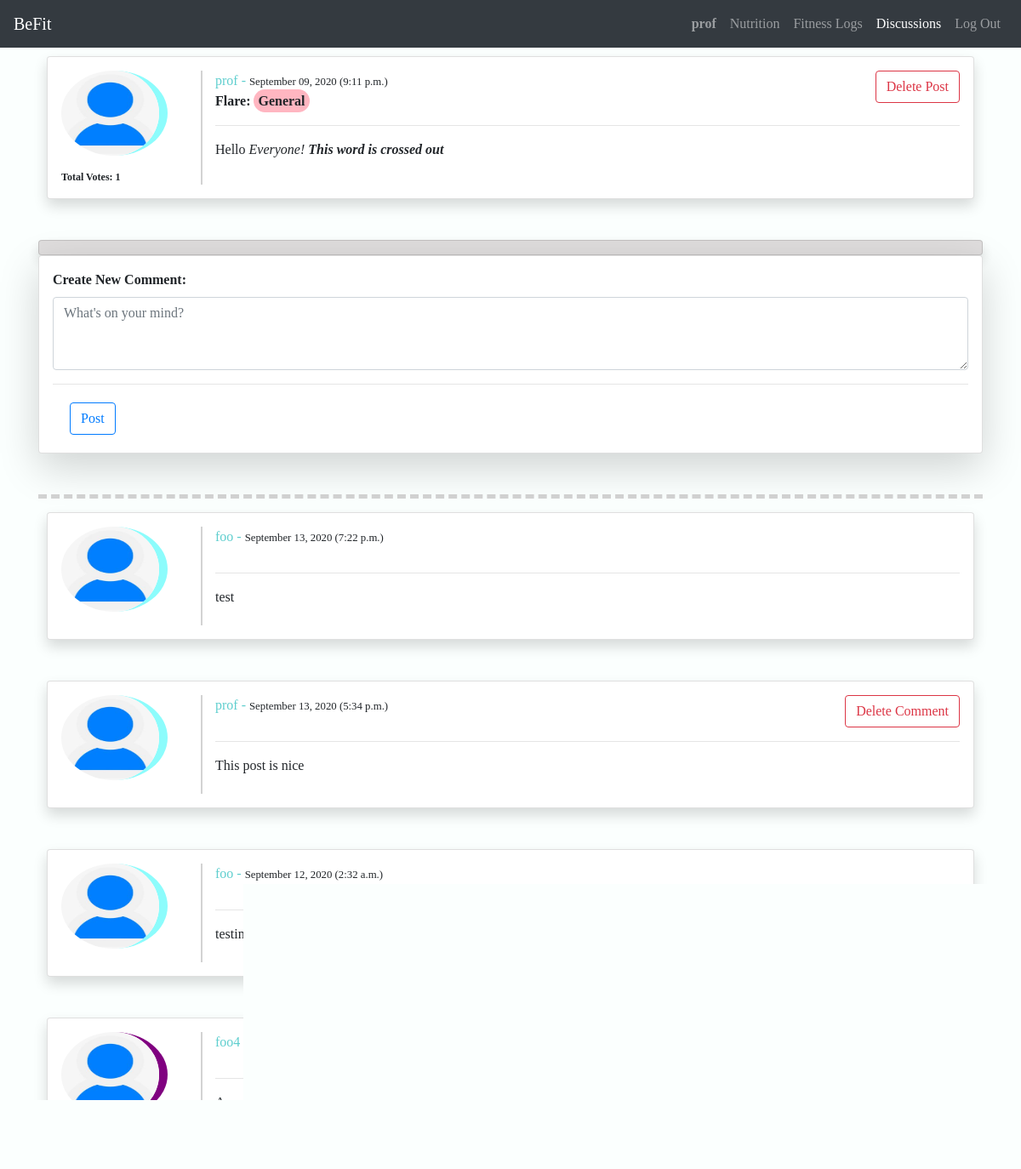
The app's page /spec_post/9 (signed in) with its own data.
### final_project/models.py (models this page shows, shortened)
class User(AbstractUser):
    pic = models.ImageField(default='default.jpg', upload_to='profile_pics')
    height = models.IntegerField(default=120, validators=[MaxValueValidator(250), MinValueValidator(120)], help_text='Value must be in CM, between 120-250cm')
    weight = models.IntegerField(default=30, validators=[MaxValueValidator(400), MinValueValidator(30)], help_text='Value must be in Kg, between 30-400kg')
    age = models.IntegerField(default=18, validators=[MaxValueValidator(80), MinValueValidator(13)], help_text='Must be between 13-80 years old')
    cv = models.URLField(max_length=120, blank=True)
    special_user = models.BooleanField(default=False)
    professional = models.BooleanField(default=False)

class Posts(models.Model):
    author = models.ForeignKey(User, on_delete=models.CASCADE)
    content = models.TextField()
    date = models.DateTimeField(default=timezone.now)
    flare = models.CharField(max_length=30, default='General')
    video_url = models.URLField(max_length=300, blank=True)
    likes = models.IntegerField(default=0)
    comment_count = models.IntegerField(default=0)

class Comments(models.Model):
    post = models.ForeignKey('Posts', on_delete=models.CASCADE)
    commenter = models.ForeignKey('User', on_delete=models.CASCADE)
    comment = models.TextField()
    date = models.DateTimeField(default=timezone.now)

### final_project/views.py (the view)
# urls.py: path("spec_post/<id>", views.spec_post, name="spec_post"),
def spec_post(request, id):
    post = Posts.objects.get(pk=id)
    spec_posts = Comments.objects.filter(post=post).all().order_by('-date')
    comments_exist = Comments.objects.filter(post=post).exists()
    context = {
        'post':post,
        'spec_posts':spec_posts,
        'comments_exist':comments_exist
    }
    return render(request, "final_project/spec_post.html", context)

### final_project/templates/final_project/spec_post.html (shortened to what this page needs)
{% extends "final_project/layout.html" %}
{% load static %}
{% block body %}
    <div class="container">
        <div id="post-card-{{ post.pk }}" class="card-main" style="margin: 10px;">
            <div class="card shadow p-3 mb-5 bg-white rounded" style="padding: 1rem;">
                <div class="row">
                    <div class="col-lg-2 col-md-3 col-sm-4 col-4" style="border-right: 2px solid lightgrey;">
                        {% if post.author.special_user %}
                            <img rel='tooltip' data-placement="top" title="Special User" class="rounded-circle post-img" src="{{ post.author.pic.url }}" style="border-right: 10px solid purple;">
                        {% elif post.author.professional %}
                            <img rel='tooltip' data-placement="top" title="Professional User" class="rounded-circle post-img" src="{{ post.author.pic.url }}" style="border-right: 10px solid rgb(140, 252, 252);">
                        {% else %}
                            <img rel='tooltip' data-placement="top" title="Normal User" class="rounded-circle post-img" src="{{ post.author.pic.url }}" style="border-right: 10px solid lightgrey;">
                        {% endif %}
                        <strong><p id='vote_count-{{ post.pk }}' class="tot_likes" style="margin: 0;">Total Votes: {{ post.likes }}</p></strong>
                    </div>
                    <div class="col-lg-10 col-md-9 col-sm-8 col-8">
                        <div class="post-data">
                            <div style="font-size: medium;">
                                <span style="color: rgb(94, 206, 206);">{{ post.author }} - </span>
                                <small>{{ post.date|date:'F d, Y (P)' }}</small>
                                {% if request.user == post.author %}
                                    <small id="delete-{{ post.pk }}" class="btn btn-outline-danger delete_btn float-right" data-id="{{ post.pk }}">Delete Post</small>
                                {% endif %}
                                <strong><br>Flare: <span style="background-color: lightpink; padding: 5px; border-radius: 20px;">{{ post.flare }}</span><br></strong>
                            </div>
                            <hr>
                            <p id="post-{{ post.pk }}" class="post-content">{{ post.content|safe }}</p>
                        </div>
                    </div>
                </div>
            </div>
        </div>
        <h2 class="card shadow p-2 rounded" style="text-align: center; font-style: italic; margin: 0; background-color: rgb(223, 221, 221);"></h2>
        {% if user.is_authenticated %}
            <form method="POST" action="{% url 'create_comment' request.user.username %}">
                <div class="card shadow-lg p-3 mb-5 bg-white rounded" style="padding: 1rem;">
                    <strong><label for="post-text-id">Create New Comment:</label></strong>
                    <textarea class="form-control" placeholder="What's on your mind?" rows="3" id="post-text-id" name="comment"></textarea>
                    <hr>
                    <div class="row" style="margin: 5px;">
                        <div class="col-1">
                            <button type="submit" class="btn btn-outline-primary">Post</button>
                        </div>
                    </div>
                </div>
            </form>
        {% endif %}
        {% for spec_post in spec_posts %}
            <div id="comment-card-{{spec_post.pk}}" class="card-main" style="margin: 10px;">
                <div class="card shadow p-3 mb-5 bg-white rounded" style="padding: 1rem;">
                    <div class="row">
                        <div class="col-lg-2 col-md-3 col-sm-4 col-4" style="border-right: 2px solid lightgrey;">
                            {% if spec_post.commenter.special_user %}
                                <img rel='tooltip' data-placement="top" title="Special User" class="rounded-circle post-img" src="{{ spec_post.post.author.pic.url }}" style="border-right: 10px solid purple;">
                            {% elif spec_post.commenter.professional %}
                                <img rel='tooltip' data-placement="top" title="Professional User" class="rounded-circle post-img" src="{{ spec_post.post.author.pic.url }}" style="border-right: 10px solid rgb(140, 252, 252);">
                            {% else %}
                                <img rel='tooltip' data-placement="top" title="Normal User" class="rounded-circle post-img" src="{{ spec_post.post.author.pic.url }}" style="border-right: 10px solid lightgrey;">
                            {% endif %}
                        </div>
                        <div class="col-lg-10 col-md-9 col-sm-8 col-8">
                            <div class="post-data">
                                <div style="font-size: medium;">
                                    <span style="color: rgb(94, 206, 206);">{{ spec_post.commenter }} - </span>
                                    <small>{{ spec_post.date|date:'F d, Y (P)' }}</small>
                                    {% if request.user == spec_post.commenter %}
                                        <small id="delete-{{ post.pk }}" class="btn btn-outline-danger delete_btn float-right" data-id="{{ spec_post.pk }}">Delete Comment</small>
                                    {% endif %}
                                </div>
                                <hr style="margin-top: 30px;">
                                <p class="post-content">{{ spec_post.comment }}</p>
                            </div>
                        </div>
                    </div>
                </div>
            </div>
        {% endfor %}
    </div>
{% endblock %}

### final_project/templates/final_project/layout.html (shortened to what this page needs)
{% load static %}
<!DOCTYPE html>
<html lang="en">
    <head>
        <link rel="stylesheet" href="https://stackpath.bootstrapcdn.com/bootstrap/4.4.1/css/bootstrap.min.css">
        <link href="{% static 'final_project/layoutt.css' %}" rel="stylesheet">
        <link rel="stylesheet" href="https://cdnjs.cloudflare.com/ajax/libs/animate.css/4.0.0/animate.min.css">
    </head>
    <body>
        <nav class="navbar navbar-expand-lg navbar-dark bg-dark sticky-top">
            <a class="navbar-brand" href="{% url 'index' %}" id="_home">BeFit</a>
            <div class="collapse navbar-collapse" id="navigation1">
                <ul class="navbar-nav ml-auto">
                    {% if user.is_authenticated %}
                        <li class="nav-item">
                            <a class="nav-link" href="{% url 'profile' %}" id="_profile"><strong>{{ user.username }}</strong></a>
                        </li>
                    {% endif %}
                    <li class="nav-item">
                        <a class="nav-link" href="{% url 'recipe' %}" id="_recipe">Nutrition</a>
                    </li>
                    {% if user.special_user or user.professional %}
                        <li class="nav-item">
                            <a class="nav-link" href="{% url 'fitness' %}" id="_fitness">Fitness Logs</a>
                        </li>
                    {% else %}
                        <li id="nav-disabled" class="nav-item">
                            <a class="nav-link disabled" href="#" id="_fitness">Fitness Logs</a>
                        </li>
                    {% endif %}
                    <li class="nav-item">
                        <a class="nav-link" href="{% url 'discussions' %}" id="_discussions">Discussions</a>
                    </li>
                    {% if user.is_authenticated %}
                        <li class="nav-item">
                            <a class="nav-link" href="{% url 'logout' %}">Log Out</a>
                        </li>
                    {% endif %}
                </ul>
            </div>
        </nav>
        <div class="body">
            {% block body %}
            {% endblock %}
        </div>
    </body>
</html>

### final_project/static/final_project/layoutt.css (style rules this page uses)
body { background-color: rgb(251, 255, 254); font-family: 'Perpetua'; }
.post-img { height: 100px; width: 125px; margin-bottom: 16px; }
.tot_likes { font-size: 12px; }

### final_project/templates/final_project/spec_post.html (style rules this page uses)
#_discussions { color: white; }
.post-img { height: 100px; width: 125px; margin-bottom: 16px; }

### records on screen
User: username "prof"
Posts: author.pic (placeholder picture), likes "1", author "prof", date "September 09, 2020 (9:11 p.m.)", flare "General", content "Hello Everyone! This word is crossed out"
Comments: post.author.pic (placeholder picture), commenter "foo", date "September 13, 2020 (7:22 p.m.)", comment "test"
Comments: post.author.pic (placeholder picture), commenter "prof", date "September 13, 2020 (5:34 p.m.)", comment "This post is nice"
Comments: post.author.pic (placeholder picture), commenter "foo", date "September 12, 2020 (2:32 a.m.)", comment "testing"
Comments: post.author.pic (placeholder picture), commenter "foo4", comment "Amazing!"
